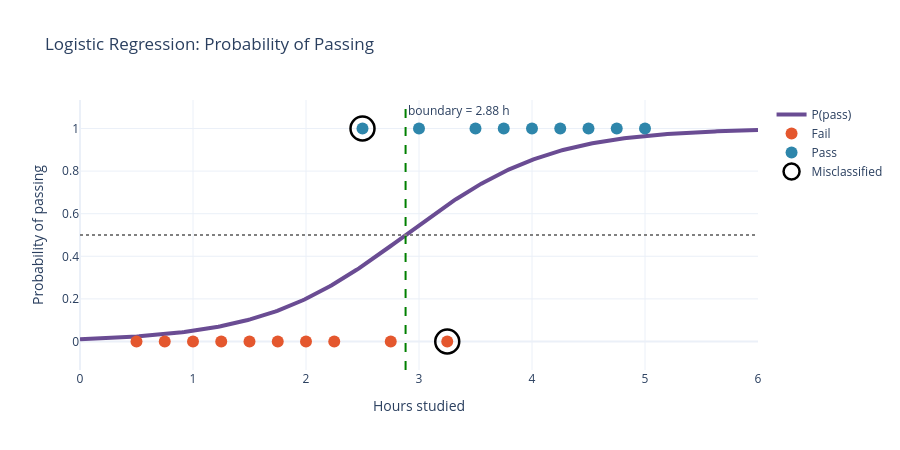

Notebook source saved alongside this figure:
### Markdown cell above
**Reading the chart below**  
- **Dots**: real students (red = failed, blue = passed)  
- **Purple S-curve**: the model's probability of passing for any number of hours  
- **Green dashed vertical line**: decision boundary. Right of it → predicted Pass  
- **Gray dashed horizontal line**: the 0.5 threshold  
- **Circled dots**: students the model got **wrong**. These will create the biggest Log-Loss later.

### Code cell
x_line = np.linspace(0, 6, 300).reshape(-1, 1)
p_line = model.predict_proba(x_line)[:, 1]
wrong = results[results["correct?"] == "NO"]

fig = go.Figure()
fig.add_trace(go.Scatter(x=x_line.ravel(), y=p_line, mode="lines", name="P(pass)",
                         line=dict(color=CURVE_COLOR, width=4)))
for label, name, color in [(0, "Fail", FAIL_COLOR), (1, "Pass", PASS_COLOR)]:
    sub = results[results.actual == label]
    fig.add_trace(go.Scatter(x=sub.hours, y=sub.actual, mode="markers", name=name,
                             marker=dict(size=12, color=color)))
fig.add_trace(go.Scatter(x=wrong.hours, y=wrong.actual, mode="markers", name="Misclassified",
                         marker=dict(size=24, color="rgba(0,0,0,0)", line=dict(width=2.5, color="black"))))
fig.add_vline(x=boundary, line_dash="dash", line_color="green",
              annotation_text=f"boundary = {boundary:.2f} h")
fig.add_hline(y=0.5, line_dash="dot", line_color="gray")
fig.update_layout(title="Logistic Regression: Probability of Passing", template="plotly_white",
                  xaxis_title="Hours studied", yaxis_title="Probability of passing", height=450)
fig.show()

### Figure 1 — Plotly figure (JSON) as saved in the notebook; plotly's stock layout.template omitted (floating-point values rounded to 4 significant figures; data arrays with more than 128 entries replaced by an {"elided": "..."} marker saying what was removed)
{"data": [{"line": {"color": "#6A4C93", "width": 4}, "mode": "lines", "name": "P(pass)", "type": "scatter", "x": {"elided": "300 float values"}, "y": {"elided": "300 float values"}}, {"marker": {"color": "#E4572E", "size": 12}, "mode": "markers", "name": "Fail", "type": "scatter", "x": [0.5, 0.75, 1.0, 1.25, 1.5, 1.75, 2.0, 2.25, 2.75, 3.25], "y": [0, 0, 0, 0, 0, 0, 0, 0, 0, 0]}, {"marker": {"color": "#2E86AB", "size": 12}, "mode": "markers", "name": "Pass", "type": "scatter", "x": [2.5, 3.0, 3.5, 3.75, 4.0, 4.25, 4.5, 4.75, 5.0], "y": [1, 1, 1, 1, 1, 1, 1, 1, 1]}, {"marker": {"color": "rgba(0,0,0,0)", "line": {"color": "black", "width": 2.5}, "size": 24}, "mode": "markers", "name": "Misclassified", "type": "scatter", "x": [2.5, 3.25], "y": [1, 0]}], "layout": {"annotations": [{"showarrow": false, "text": "boundary = 2.88 h", "x": 2.881, "xanchor": "left", "xref": "x", "y": 1, "yanchor": "top", "yref": "y domain"}], "height": 450, "shapes": [{"line": {"color": "green", "dash": "dash"}, "type": "line", "x0": 2.881, "x1": 2.881, "xref": "x", "y0": 0, "y1": 1, "yref": "y domain"}, {"line": {"color": "gray", "dash": "dot"}, "type": "line", "x0": 0, "x1": 1, "xref": "x domain", "y0": 0.5, "y1": 0.5, "yref": "y"}], "title": {"text": "Logistic Regression: Probability of Passing"}, "xaxis": {"title": {"text": "Hours studied"}}, "yaxis": {"title": {"text": "Probability of passing"}}}}
